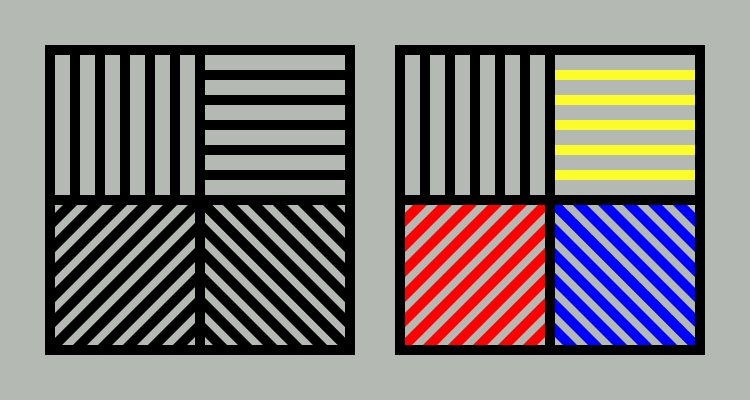
Frame 1 (no input)
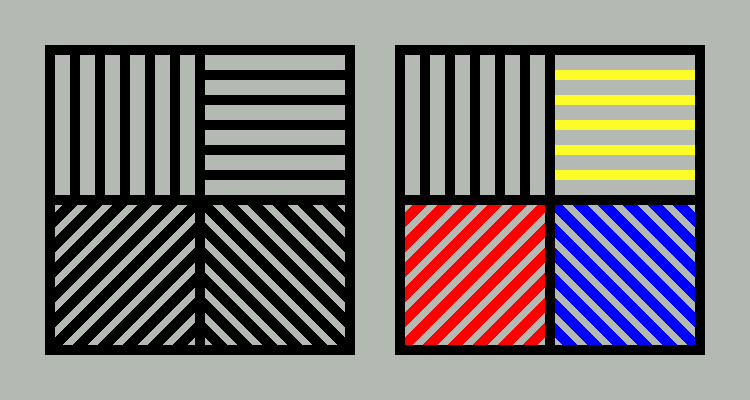
Frame 60 (no input)
Frame 120 (the mouse pressed at the canvas centre since frame 60): identical to frame 60, image omitted

The p5.js sketch that drew these frames (run headless with seeded random() and noise() and a simulated clock; from frame 60 on, the mouse is pressed at the canvas centre):

// p5.js sketch
// ── sketch.js
function setup() {
  createCanvas(750,400);
  background(180,185,180);
  stroke(0);
  strokeWeight(10);
}

function draw() {
  var x = 25;
  for(var i=1; i<6; i+=1){
  	stroke(0);
  	line(50+i*x,50,50+i*x,200);
  	line(400+i*x,50,400+i*x,200);
  } //vertical lines
  
  for(var i=1; i<6; i+=1){
  	stroke(0);
  	line(200,50+i*x,350,50+i*x);
  	stroke(252,252,41);
  	line(550,50+i*x,700,50+i*x);
  } //horizonal lines
  
  for(var i=1; i<7; i+=1){
  	stroke(0);
  	line(50+i*x,200,50,200+i*x);
  	stroke(255,0,0);
  	line(400+i*x,200,400,200+i*x);
  } //right leaning diagonal lines part 1
  
  for(var i=1; i<7; i+=1){
  	stroke(0);
  	line(50+i*x,350,200,200+i*x);
  	stroke(255,0,0);
  	line(400+i*x,350,550,200+i*x);
  } //right leaning diagonal lines part 2
  
  for(var i=0; i<6; i+=1){
  	stroke(0);
  	line(200+i*x,200,350,350-i*x);
  	stroke(0,0,255);
  	line(550+i*x,200,700,350-i*x);
  } //left leaning diagonal lines part 1
  
  for(var i=0; i<6; i+=1){
  	stroke(0);
  	line(200,200+i*x,350-i*x,350);
  	stroke(0,0,255);
  	line(550,200+i*x,700-i*x,350);
  } //left leaning diagonal lines part 2
  
  stroke(0);
  fill(255,255,255,0);
  rect(50,50,300,300);
  rect(400,50,300,300);
  line(200,50,200,350);
  line(50,200,350,200);
  line(550,50,550,350);
  line(400,200,700,200);
}
